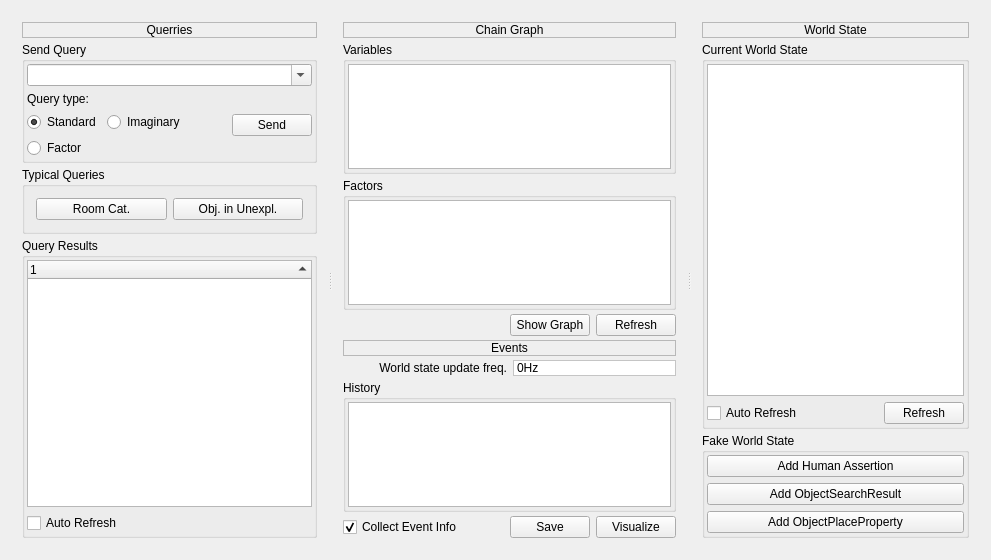
<?xml version="1.0" encoding="UTF-8"?>
<ui version="4.0">
 <class>ConceptualWidgetClass</class>
 <widget class="QWidget" name="ConceptualWidgetClass">
  <property name="geometry">
   <rect>
    <x>0</x>
    <y>0</y>
    <width>991</width>
    <height>560</height>
   </rect>
  </property>
  <property name="windowTitle">
   <string>Conceptual.SA Tester</string>
  </property>
  <property name="windowIcon">
   <iconset resource="../resources.qrc">
    <normaloff>:/icons/icons/applications-engineering.png</normaloff>:/icons/icons/applications-engineering.png</iconset>
  </property>
  <layout class="QHBoxLayout" name="horizontalLayout_3">
   <item>
    <widget class="QSplitter" name="splitter">
     <property name="orientation">
      <enum>Qt::Horizontal</enum>
     </property>
     <widget class="QWidget" name="layoutWidget">
      <layout class="QVBoxLayout" name="verticalLayout_4">
       <property name="spacing">
        <number>4</number>
       </property>
       <item>
        <widget class="QLabel" name="label_3">
         <property name="frameShape">
          <enum>QFrame::StyledPanel</enum>
         </property>
         <property name="frameShadow">
          <enum>QFrame::Raised</enum>
         </property>
         <property name="text">
          <string>Querries</string>
         </property>
         <property name="alignment">
          <set>Qt::AlignCenter</set>
         </property>
        </widget>
       </item>
       <item>
        <widget class="QGroupBox" name="groupBox">
         <property name="title">
          <string>Send Query</string>
         </property>
         <layout class="QVBoxLayout" name="verticalLayout">
          <property name="margin">
           <number>2</number>
          </property>
          <item>
           <widget class="QComboBox" name="queryComboBox">
            <property name="editable">
             <bool>true</bool>
            </property>
            <property name="insertPolicy">
             <enum>QComboBox::NoInsert</enum>
            </property>
           </widget>
          </item>
          <item>
           <layout class="QHBoxLayout" name="horizontalLayout">
            <item>
             <layout class="QGridLayout" name="gridLayout">
              <item row="0" column="0">
               <widget class="QLabel" name="label">
                <property name="text">
                 <string>Query type:</string>
                </property>
               </widget>
              </item>
              <item row="1" column="0">
               <widget class="QRadioButton" name="standardQueryRadioButton">
                <property name="text">
                 <string>Standard</string>
                </property>
                <property name="checked">
                 <bool>true</bool>
                </property>
               </widget>
              </item>
              <item row="2" column="0">
               <widget class="QRadioButton" name="factorQueryRadioButton">
                <property name="text">
                 <string>Factor</string>
                </property>
               </widget>
              </item>
              <item row="1" column="1">
               <widget class="QRadioButton" name="imaginaryQueryRadioButton">
                <property name="text">
                 <string>Imaginary</string>
                </property>
               </widget>
              </item>
             </layout>
            </item>
            <item>
             <spacer name="horizontalSpacer">
              <property name="orientation">
               <enum>Qt::Horizontal</enum>
              </property>
              <property name="sizeHint" stdset="0">
               <size>
                <width>40</width>
                <height>20</height>
               </size>
              </property>
             </spacer>
            </item>
            <item>
             <widget class="QPushButton" name="sendQueryButton">
              <property name="text">
               <string>Send</string>
              </property>
              <property name="icon">
               <iconset resource="../resources.qrc">
                <normaloff>:/icons/icons/stock_mail-send-receive.png</normaloff>:/icons/icons/stock_mail-send-receive.png</iconset>
              </property>
             </widget>
            </item>
           </layout>
          </item>
         </layout>
        </widget>
       </item>
       <item>
        <widget class="QGroupBox" name="groupBox_8">
         <property name="title">
          <string>Typical Queries</string>
         </property>
         <layout class="QGridLayout" name="gridLayout_3">
          <item row="0" column="1">
           <widget class="QPushButton" name="categoriesButton">
            <property name="text">
             <string>Room Cat.</string>
            </property>
           </widget>
          </item>
          <item row="0" column="2">
           <widget class="QPushButton" name="objectsButton">
            <property name="text">
             <string>Obj. in Unexpl.</string>
            </property>
           </widget>
          </item>
         </layout>
        </widget>
       </item>
       <item>
        <widget class="QGroupBox" name="groupBox_2">
         <property name="title">
          <string>Query Results</string>
         </property>
         <layout class="QVBoxLayout" name="verticalLayout_2">
          <property name="margin">
           <number>2</number>
          </property>
          <item>
           <widget class="QTreeWidget" name="queryResultTreeWidget">
            <property name="alternatingRowColors">
             <bool>true</bool>
            </property>
            <property name="rootIsDecorated">
             <bool>false</bool>
            </property>
            <property name="itemsExpandable">
             <bool>true</bool>
            </property>
            <property name="sortingEnabled">
             <bool>true</bool>
            </property>
            <property name="allColumnsShowFocus">
             <bool>true</bool>
            </property>
            <column>
             <property name="text">
              <string notr="true">1</string>
             </property>
            </column>
           </widget>
          </item>
          <item>
           <widget class="QCheckBox" name="autoRefreshQueryCheckBox">
            <property name="text">
             <string>Auto Refresh</string>
            </property>
            <property name="checked">
             <bool>false</bool>
            </property>
           </widget>
          </item>
         </layout>
        </widget>
       </item>
      </layout>
     </widget>
     <widget class="QWidget" name="verticalLayoutWidget">
      <layout class="QVBoxLayout" name="verticalLayout_5">
       <property name="spacing">
        <number>4</number>
       </property>
       <item>
        <widget class="QLabel" name="label_4">
         <property name="frameShape">
          <enum>QFrame::StyledPanel</enum>
         </property>
         <property name="frameShadow">
          <enum>QFrame::Raised</enum>
         </property>
         <property name="text">
          <string>Chain Graph</string>
         </property>
         <property name="alignment">
          <set>Qt::AlignCenter</set>
         </property>
        </widget>
       </item>
       <item>
        <widget class="QGroupBox" name="groupBox_5">
         <property name="title">
          <string>Variables</string>
         </property>
         <layout class="QVBoxLayout" name="verticalLayout_6">
          <property name="margin">
           <number>2</number>
          </property>
          <item>
           <widget class="QListWidget" name="variablesListWidget"/>
          </item>
         </layout>
        </widget>
       </item>
       <item>
        <widget class="QGroupBox" name="groupBox_4">
         <property name="title">
          <string>Factors</string>
         </property>
         <layout class="QVBoxLayout" name="verticalLayout_10">
          <property name="margin">
           <number>2</number>
          </property>
          <item>
           <widget class="QListWidget" name="factorsListWidget"/>
          </item>
         </layout>
        </widget>
       </item>
       <item>
        <layout class="QHBoxLayout" name="horizontalLayout_4">
         <item>
          <spacer name="horizontalSpacer_4">
           <property name="orientation">
            <enum>Qt::Horizontal</enum>
           </property>
           <property name="sizeHint" stdset="0">
            <size>
             <width>40</width>
             <height>20</height>
            </size>
           </property>
          </spacer>
         </item>
         <item>
          <widget class="QPushButton" name="showGraphButton">
           <property name="text">
            <string>Show Graph</string>
           </property>
           <property name="icon">
            <iconset resource="../resources.qrc">
             <normaloff>:/icons/icons/nepomuk.png</normaloff>:/icons/icons/nepomuk.png</iconset>
           </property>
          </widget>
         </item>
         <item>
          <widget class="QPushButton" name="refreshVarsButton">
           <property name="text">
            <string>Refresh</string>
           </property>
           <property name="icon">
            <iconset resource="../resources.qrc">
             <normaloff>:/icons/icons/reload.png</normaloff>:/icons/icons/reload.png</iconset>
           </property>
          </widget>
         </item>
        </layout>
       </item>
       <item>
        <widget class="QLabel" name="label_6">
         <property name="frameShape">
          <enum>QFrame::StyledPanel</enum>
         </property>
         <property name="frameShadow">
          <enum>QFrame::Raised</enum>
         </property>
         <property name="text">
          <string>Events</string>
         </property>
         <property name="alignment">
          <set>Qt::AlignCenter</set>
         </property>
        </widget>
       </item>
       <item>
        <layout class="QGridLayout" name="gridLayout_2">
         <item row="0" column="0">
          <widget class="QLabel" name="label_2">
           <property name="text">
            <string>World state update freq.</string>
           </property>
           <property name="alignment">
            <set>Qt::AlignRight|Qt::AlignTrailing|Qt::AlignVCenter</set>
           </property>
          </widget>
         </item>
         <item row="0" column="1">
          <widget class="QLabel" name="wsFreqLabel">
           <property name="styleSheet">
            <string notr="true">background-color:white</string>
           </property>
           <property name="frameShape">
            <enum>QFrame::StyledPanel</enum>
           </property>
           <property name="frameShadow">
            <enum>QFrame::Sunken</enum>
           </property>
           <property name="text">
            <string>0Hz</string>
           </property>
          </widget>
         </item>
        </layout>
       </item>
       <item>
        <widget class="QGroupBox" name="groupBox_7">
         <property name="title">
          <string>History</string>
         </property>
         <layout class="QVBoxLayout" name="verticalLayout_8">
          <property name="margin">
           <number>2</number>
          </property>
          <item>
           <widget class="QListWidget" name="eventHistoryListWidget">
            <property name="alternatingRowColors">
             <bool>true</bool>
            </property>
           </widget>
          </item>
         </layout>
        </widget>
       </item>
       <item>
        <layout class="QHBoxLayout" name="horizontalLayout_2">
         <item>
          <widget class="QCheckBox" name="collectInfoCheckBox">
           <property name="text">
            <string>Collect Event Info</string>
           </property>
           <property name="checked">
            <bool>true</bool>
           </property>
          </widget>
         </item>
         <item>
          <spacer name="horizontalSpacer_2">
           <property name="orientation">
            <enum>Qt::Horizontal</enum>
           </property>
           <property name="sizeHint" stdset="0">
            <size>
             <width>40</width>
             <height>20</height>
            </size>
           </property>
          </spacer>
         </item>
         <item>
          <widget class="QPushButton" name="saveEventsButton">
           <property name="text">
            <string>Save</string>
           </property>
           <property name="icon">
            <iconset resource="../resources.qrc">
             <normaloff>:/icons/icons/filesave.png</normaloff>:/icons/icons/filesave.png</iconset>
           </property>
          </widget>
         </item>
         <item>
          <widget class="QPushButton" name="visualizeButton">
           <property name="text">
            <string>Visualize</string>
           </property>
           <property name="icon">
            <iconset resource="../resources.qrc">
             <normaloff>:/icons/icons/nepomuk.png</normaloff>:/icons/icons/nepomuk.png</iconset>
           </property>
          </widget>
         </item>
        </layout>
       </item>
      </layout>
     </widget>
     <widget class="QWidget" name="verticalLayoutWidget_2">
      <layout class="QVBoxLayout" name="verticalLayout_3">
       <property name="spacing">
        <number>4</number>
       </property>
       <item>
        <widget class="QLabel" name="label_5">
         <property name="frameShape">
          <enum>QFrame::StyledPanel</enum>
         </property>
         <property name="frameShadow">
          <enum>QFrame::Raised</enum>
         </property>
         <property name="text">
          <string>World State</string>
         </property>
         <property name="alignment">
          <set>Qt::AlignCenter</set>
         </property>
        </widget>
       </item>
       <item>
        <widget class="QGroupBox" name="groupBox_6">
         <property name="title">
          <string>Current World State</string>
         </property>
         <layout class="QVBoxLayout" name="verticalLayout_7">
          <property name="margin">
           <number>2</number>
          </property>
          <item>
           <widget class="QTreeWidget" name="wsTreeWidget">
            <property name="headerHidden">
             <bool>true</bool>
            </property>
            <column>
             <property name="text">
              <string notr="true">1</string>
             </property>
            </column>
           </widget>
          </item>
          <item>
           <layout class="QHBoxLayout" name="horizontalLayout_5">
            <item>
             <widget class="QCheckBox" name="autoRefreshWsCheckBox">
              <property name="text">
               <string>Auto Refresh</string>
              </property>
              <property name="checked">
               <bool>false</bool>
              </property>
             </widget>
            </item>
            <item>
             <spacer name="horizontalSpacer_5">
              <property name="orientation">
               <enum>Qt::Horizontal</enum>
              </property>
              <property name="sizeHint" stdset="0">
               <size>
                <width>40</width>
                <height>20</height>
               </size>
              </property>
             </spacer>
            </item>
            <item>
             <widget class="QPushButton" name="refreshWsButton">
              <property name="text">
               <string>Refresh</string>
              </property>
              <property name="icon">
               <iconset resource="../resources.qrc">
                <normaloff>:/icons/icons/reload.png</normaloff>:/icons/icons/reload.png</iconset>
              </property>
             </widget>
            </item>
           </layout>
          </item>
         </layout>
        </widget>
       </item>
       <item>
        <widget class="QGroupBox" name="groupBox_3">
         <property name="title">
          <string>Fake World State</string>
         </property>
         <layout class="QVBoxLayout" name="verticalLayout_9">
          <property name="margin">
           <number>2</number>
          </property>
          <item>
           <widget class="QPushButton" name="addHumanAssertionButton">
            <property name="text">
             <string>Add Human Assertion</string>
            </property>
            <property name="icon">
             <iconset resource="../resources.qrc">
              <normaloff>:/icons/icons/add.png</normaloff>:/icons/icons/add.png</iconset>
            </property>
           </widget>
          </item>
          <item>
           <widget class="QPushButton" name="addObjectSearchResultButton">
            <property name="text">
             <string>Add ObjectSearchResult</string>
            </property>
            <property name="icon">
             <iconset resource="../resources.qrc">
              <normaloff>:/icons/icons/add.png</normaloff>:/icons/icons/add.png</iconset>
            </property>
           </widget>
          </item>
          <item>
           <widget class="QPushButton" name="addObjectPlacePropertyButton">
            <property name="text">
             <string>Add ObjectPlaceProperty</string>
            </property>
            <property name="icon">
             <iconset resource="../resources.qrc">
              <normaloff>:/icons/icons/add.png</normaloff>:/icons/icons/add.png</iconset>
            </property>
           </widget>
          </item>
         </layout>
        </widget>
       </item>
      </layout>
     </widget>
    </widget>
   </item>
  </layout>
 </widget>
 <layoutdefault spacing="6" margin="11"/>
 <resources>
  <include location="../resources.qrc"/>
 </resources>
 <connections/>
</ui>
